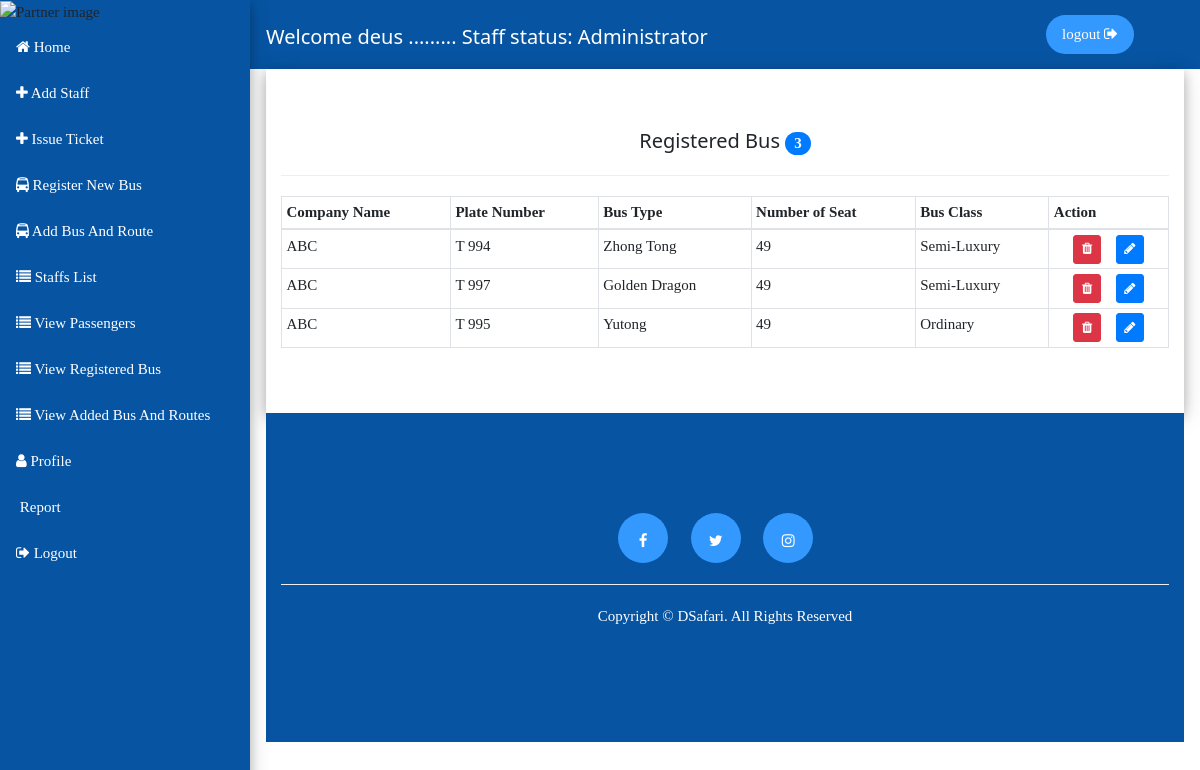
Screenshot of /dashboard/registered_bus_list/ (signed in) with the database file from the repository.
### dashboard/models.py (models this page shows, shortened)
class CompanyStaff(models.Model):
    staffStatus = (
        ('Receptionist','Receptionist'),
        ('Driver','Driver'),('Assistant','Assistant'),
        ('Cargo-owner','Cargo-owner'),('Administrator','Administrator')
    )
    user = models.OneToOneField(User, related_name='user', on_delete = models.CASCADE)
    company_name = models.CharField(max_length = 50)
    phone_number = models.CharField(max_length = 20)
    staff_status = models.CharField(max_length = 100, choices = staffStatus)
    class Meta:
        verbose_name_plural = "Company Staff"

class BusRegistartion(models.Model):
    aina_ya_bus = (
        ('Yutong','Yutong'),('Zhong Tong','Zhong Tong'),('Golden Dragon','Golden Dragon')
    )
    aina_ya_class = (
        ('Luxury','Luxury'),('Semi-Luxury','Semi-Luxury'),('Ordinary','Ordinary')
    )
    plate_Number = models.CharField(max_length = 20)
    seat_Number = models.CharField(max_length=5)
    company_name = models.CharField(max_length=50)
    bus_Type = models.CharField(max_length=50, choices = aina_ya_bus)
    bus_class = models.CharField(max_length=50, choices = aina_ya_class)
    class Meta:
        verbose_name_plural = "Bus Registartion"
    def __str__(self):
        return self.plate_Number

### dashboard/views.py (the view)
@login_required(login_url = '/dashboard/user/auth/login/')
def view_bus(request):
    p = get_object_or_404(User, id = request.user.id)
    get_user = p.user.company_name
    status = p.user.staff_status
    print(status)
    getbusinfo = BusRegistartion.objects.filter(company_name = get_user)
    count_bus = BusRegistartion.objects.filter(company_name = get_user).count()
    print(getbusinfo)
    context = {
        'bus_detail': getbusinfo,
        'count_bus':count_bus,
        'profile':p,
        'status':status
    }
    return render(request, 'dashboard/view_bus.html', context)

### dashboard/templates/dashboard/view_bus.html (shortened to what this page needs)
{% extends "dashboard/base_dashboard.html" %}
{% block content%}
<div class="view_bus_container w3-card-4">
  <div class="container">
    <h1>registered bus <span class="badge badge-primary badge-pill">{{count_bus}}</span></h1>
    <hr>
    <div class="row">
      <div class="col-md-12">
        <div class="table-responsive">
          <table class="table table-bordered table-sm">
            <thead>
              <tr>
                <th scope="col">Company Name</th>
                <th scope="col">Plate Number</th>
                <th scope="col">Bus Type</th>
                <th scope="col">Number of Seat</th>
                <th scope="col">Bus Class</th>
                <th scope="col">Action</th>
              </tr>
            </thead>
            <tbody>
              {% for bDetails in bus_detail %}
              <tr>
                <td>{{bDetails.company_name}}</td>
                <td>{{bDetails.plate_Number}}</td>
                <td>{{bDetails.bus_Type}}</td>
                <td>{{bDetails.seat_Number}}</td>
                <td>{{bDetails.bus_class}}</td>
                <td>
                  <center><a href="{% url 'delete_bus_dashboard' bDetails.id %}" class="btn btn-danger btn-sm" onclick="return confirm('Are you sure you want to delete this member?')"><i class="fa fa-trash"></i></a> &nbsp&nbsp <a href="{% url 'update_reg_bus_dashboard' bDetails.id %}" class="btn btn-primary btn-sm"><i class="fa fa-pencil"></i></a></center>
                </td>
              </tr>
              {% endfor %}
            </tbody>
          </table>
        </div>
      </div>
    </div>
  </div>
</div>
{% endblock  %}

### dashboard/templates/dashboard/base_dashboard.html (shortened to what this page needs)
<!DOCTYPE html>
<html lang="en">
<head>
    {% load staticfiles %}
    <link rel="stylesheet" href="{% static 'customer/css/bootstrap.min.css' %}">
    <link rel="stylesheet" href="{% static 'customer/css/w3file.css' %}">
    <link rel="stylesheet" href="{% static 'customer/css/css.css' %}">
    <link rel="stylesheet" href="{% static 'customer/fontawesome/css/font-awesome.min.css' %}">
    <link rel="stylesheet" href="{% static 'customer/jqueryui/jquery-ui.css' %}">
</head>
<body>
    {% if request.user.is_authenticated %}
    <div class="w3-sidebar w3-bar-block w3-collapse w3-card-4 side_navigation_dashboard" style="width:250px;" id="mySidebar">
      <img src="/static/customer/images/img2.jpg" alt="Partner image" class="img-fluid">
        {% if status == 'Driver' %}
        <a href="{% url 'home_dashboard' %}" class="w3-bar-item w3-button"><i class="fa fa-home"></i> Home</a>
        <a href="{% url 'new_company_dashboard' %}" class="w3-bar-item w3-button"><i class="fa fa-university"></i> Register New Company</a>
        <a href="{% url 'company_list' %}" class="w3-bar-item w3-button"><i class="fa fa-list"></i> Company List</a>
        <a href="{% url 'report_dashboard' %}" class="w3-bar-item w3-button"><i class="fa fa-pdf"></i> report</a>
        <a href="{% url 'logout_user' %}" class="w3-bar-item w3-button"><i class="fa fa-sign-out"></i> logout</a>
        {% elif status == 'Administrator' %}
        <a href="{% url 'home_dashboard' %}" class="w3-bar-item w3-button"><i class="fa fa-home"></i> Home</a>
        <a href="{% url 'new_staff_dashboard' %}" class="w3-bar-item w3-button"><i class="fa fa-plus"></i> Add staff</a>
        <a href="{% url 'new_customer_dashboard' %}" class="w3-bar-item w3-button"><i class="fa fa-plus"></i> Issue Ticket</a>
        <a href="{% url 'register_bus_dashboard' %}" class="w3-bar-item w3-button"><i class="fa fa-bus"></i> Register New bus</a>
        <a href="{% url 'add_bus_dashboard' %}" class="w3-bar-item w3-button"><i class="fa fa-bus"></i> Add bus and Route</a>
        <a href="{% url 'staffs_list_dashboard' %}" class="w3-bar-item w3-button"><i class="fa fa-list"></i> Staffs List</a>
        <a href="{% url 'view_customer_dashboard' %}" class="w3-bar-item w3-button"><i class="fa fa-list"></i> View Passengers</a>
        <a href="{% url 'view_bus_dashboard' %}" class="w3-bar-item w3-button"><i class="fa fa-list"></i> View registered bus</a>
        <a href="{% url 'view_added_bus_dashboard' %}" class="w3-bar-item w3-button"><i class="fa fa-list"></i> View added bus and routes</a>
        <a href="{% url 'profile_dashboard' %}" class="w3-bar-item w3-button"><i class="fa fa-user"></i> Profile</a>
        <a href="{% url 'report_dashboard' %}" class="w3-bar-item w3-button"> report</a>
        <a href="{% url 'logout_user' %}" class="w3-bar-item w3-button"><i class="fa fa-sign-out"></i> logout</a>
        {% endif%}
    </div>
    <div class="w3-main" style="margin-left:250px">
      <div class="dashboard_header">
        <div class="w3-container">
          <div class="welcome_header">
            <h1>Welcome {{user.username}} ......... Staff status: {{profile.user.staff_status}} </h1>
          </div>
          <div class="logout">
             <p><a href="{% url 'logout_user' %}" class="w3-bar-item w3-button">logout <i class="fa fa-sign-out"></i></a></p>
          </div>
        </div>
      </div>
      <div class="w3-container">
        {% block content %}{% endblock %}
        {% include "digital_safari/footer.html" %}
      </div>
    </div>
  {% else %}
  <div class="login-again" style="text-align:center; margin: 200px auto;">
      <center><p><a href="{% url 'login_user_dashboard' %}" style="text-decoration:none; height: 50px;padding-top:10px;font-weight:bold" class="btn btn-info btn-sm">Click here to login again</a></p></center>
  </div>
  {% endif %}
</body>
</html>

### customer/static/customer/css/w3file.css (style rules this page uses)
html { box-sizing:border-box }
*,*:before,*:after { box-sizing:inherit }
html { -ms-text-size-adjust:100%;-webkit-text-size-adjust:100% }
body { margin:0 }
a { background-color:transparent;-webkit-text-decoration-skip:objects }
img { border-style:none }
hr { box-sizing:content-box;height:0;overflow:visible }
html,body { font-family:Verdana,sans-serif;font-size:15px;line-height:1.5 }
html { overflow-x:hidden }
h1 { font-size:36px }
h1,h2,h3,h4,h5,h6 { font-family:"Segoe UI",Arial,sans-serif;font-weight:400;margin:10px 0 }
hr { border:0;border-top:1px solid #eee;margin:20px 0 }
img { vertical-align:middle }
a { color:inherit }
.w3-btn,.w3-button { border:none;display:inline-block;padding:8px 16px;vertical-align:middle;overflow:hidden;text-decoration:none;color:inherit;background-color:inherit;text-align:center;cursor:pointer;white-space:nowrap }
.w3-btn,.w3-button { -webkit-touch-callout:none;-webkit-user-select:none;-khtml-user-select:none;-moz-user-select:none;-ms-user-select:none;user-select:none }
.w3-sidebar { height:100%;width:200px;background-color:#fff;position:fixed!important;z-index:1;overflow:auto }
.w3-main,#main { transition:margin-left .4s }
.w3-bar-block .w3-bar-item { width:100%;display:block;padding:8px 16px;text-align:left;border:none;white-space:normal;float:none;outline:0 }
.w3-container:after,.w3-container:before,.w3-panel:after,.w3-panel:before,.w3-row:after,.w3-row:before,.w3-row-padding:after,.w3-row-padding:before, .w3-cell-row:before,.w3-cell-row:after,.w3-clear:after,.w3-clear:before,.w3-bar:before,.w3-bar:after { content:"";display:table;clear:both }
@media (min-width:993px) { .w3-sidebar.w3-collapse { display:block!important } }
.w3-container,.w3-panel { padding:0.01em 16px }
.w3-card-4,.w3-hover-shadow:hover { box-shadow:0 4px 10px 0 rgba(0,0,0,0.2),0 4px 20px 0 rgba(0,0,0,0.19) }

### customer/static/customer/css/css.css (style rules this page uses)
* { font-family: calibri; }
.dashboard_header { background-color: #0654a2; }
.dashboard_header h1 { color: #fff; font-size: 20px; text-align: center; }
.welcome_header { float: left; padding-top: 15px; }
.logout { float: right; }
.logout { padding-right: 50px; padding-top: 15px; color: #fff; font-size: 15px; }
.logout p a { text-decoration: none; border-radius: 20px; background: #3399ff; }
.side_navigation_dashboard { background: #0654a2; }
.side_navigation_dashboard a { text-decoration: none; line-height: 30px; color: #fff; font-size: 15px; text-transform: capitalize; }
.view_bus_container { padding: 50px 0px; }
.view_bus_container h1 { text-align: center; text-transform: capitalize; font-size: 20px; }

### rows the page displays
BusRegistartion: company_name "ABC", plate_Number "T 994", bus_Type "Zhong Tong", seat_Number "49", bus_class "Semi-Luxury"
BusRegistartion: company_name "ABC", plate_Number "T 997", bus_Type "Golden Dragon", seat_Number "49", bus_class "Semi-Luxury"
BusRegistartion: company_name "ABC", plate_Number "T 995", bus_Type "Yutong", seat_Number "49", bus_class "Ordinary"

### other values shown
{{ user.username }} "deus"
{{ profile.user.staff_status }} "Administrator"
{{ count_bus }} "3"
